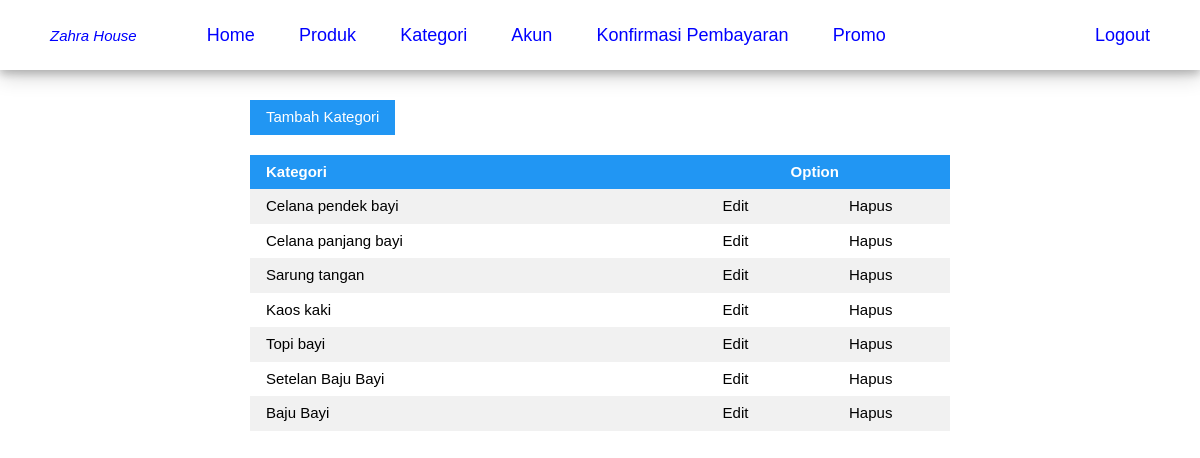
The page /admin/category.php on the database as committed earlier.
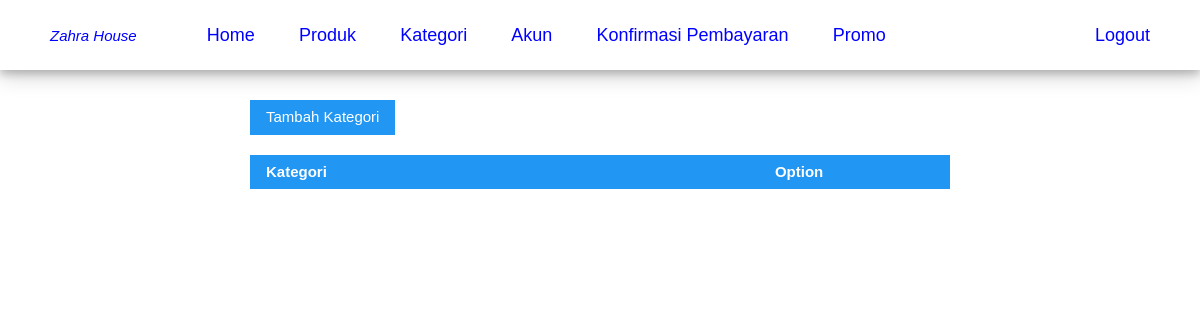
The same page on the database as committed later.
### tables this page shows
CREATE TABLE `category` (
  `idCategory` tinyint(3) UNSIGNED NOT NULL,
  `name` char(20) NOT NULL
);

### admin/category.php (the view, shortened to what this page needs)
<?php
    include "../config/config.php";
?>
<!DOCTYPE html>
<html lang="en">
<head>
    <link rel="stylesheet" type="text/css" href="../style/w3.css">
    <link rel="stylesheet" type="text/css" href="../style/css.css">
</head>
<body>
<?php
    include 'menu.php';
?>
    <div class="isi" style="margin: 0 200px;">
        <button class="w3-btn w3-blue" style="margin-bottom: 20px;" onclick="document.getElementById('categoryAdd').style.display='block'">Tambah Kategori</button>
        <table class="w3-table w3-hoverable w3-striped">
            <tr class="w3-blue">
                <th>Kategori</th>
                <th colspan="2"><center>Option</center></th>
            </tr>
            <?php
                $sql = "SELECT * FROM category";
                $query = $mysqli->query($sql);
                while($row = $query->fetch_assoc()){
                    if($row['idCategory'] != 1){
                    ?>
                    <tr>
                        <td><?php echo $row['name']; ?></td>
                        <td><center><a class="option" onclick="editDashboard(<?php echo $row['idCategory'].",'".$row['name']."'"; ?>)">Edit</a></center></td>
                        <td><center><a onclick="categoryDelete(<?php echo $row['idCategory']; ?>,'<?php echo $row['name']; ?>')" class="option">Hapus</a></center></td>
                    </tr>
                    <?php
                    }
                }
            ?>
        </table>
    </div>
</body>
</html>

Rows that differ between the two databases and show on the page:
removed category: name "Celana pendek bayi"
removed category: name "Celana panjang bayi"
removed category: name "Sarung tangan"
removed category: name "Kaos kaki"
removed category: name "Topi bayi"
removed category: name "Setelan Baju Bayi"
removed category: name "Baju Bayi"
